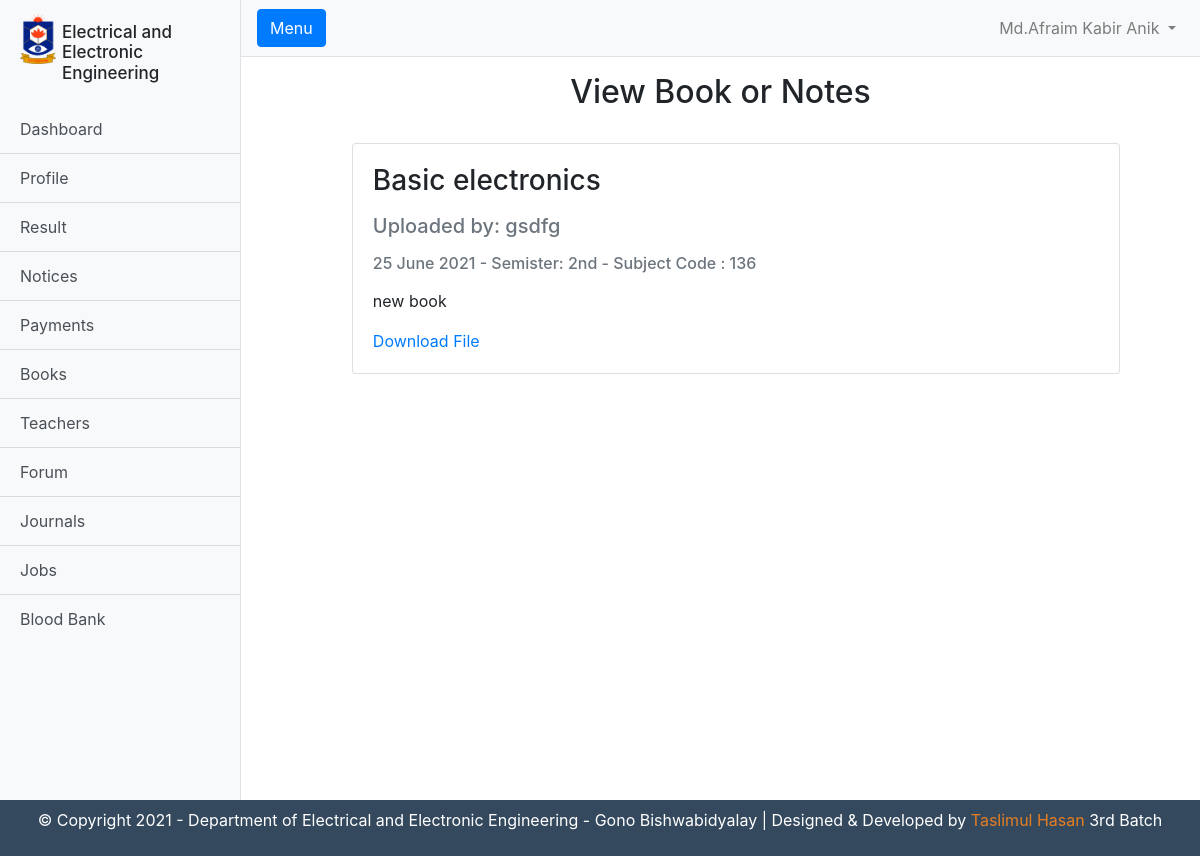
The app's page /panel/viewbook.php?id=517763236 (signed in) with its own data.
### tables this page shows
CREATE TABLE `books` (
  `id` int(11) NOT NULL,
  `title` text NOT NULL,
  `description` text NOT NULL,
  `auther` varchar(255) NOT NULL,
  `date` varchar(255) NOT NULL,
  `sem` varchar(255) NOT NULL,
  `sub_code` varchar(11) NOT NULL,
  `file` varchar(255) NOT NULL,
  `book_id` varchar(255) NOT NULL
);

### panel/viewbook.php (the view)
<?php
  require_once("temp-parts/header.php");
  $id = $_GET['id'];
  $dbp = mysqli_query($connection, "SELECT * FROM books WHERE book_id= '$id' ");
  $dbmain0 = mysqli_fetch_assoc($dbp);
?>
      <div class="container-fluid">
        <h2 class= "m-3 text-center" >View Book or Notes</h2>
      </div>
      <div class="row ml-3">
            <div class="col-sm-10 m-auto">
                <div class="card mt-3">
                    <div class="card-body">
                        <h3 class="card-title"><?php echo $dbmain0['title']; ?></h3>
                        <h5 class="card-subtitle my-3 text-muted"><?php echo "Uploaded by: " . $dbmain0['auther']; ?></h5>
                        <h6 class="card-subtitle my-3 text-muted"><?php echo   $dbmain0['date'] . " - " . "Semister: " . $dbmain0['sem'] . " - " . " Subject Code : " . $dbmain0['sub_code'];; ?></h6>
                        <p class="card-text"><?php echo $dbmain0["description"]; ?></p>
                        <a href="<?php echo $dbmain0['file']; ?>">Download File</a>
                    </div>
                </div>
            </div>
      </div>
<?php require_once("temp-parts/footer.php");?>

### records on screen
books: title "Basic electronics", auther "gsdfg", date "25 June 2021", sem "2nd", sub_code "136", description "new book"

### other values on screen
$_SESSION["full_name"] "Md.Afraim Kabir Anik"
